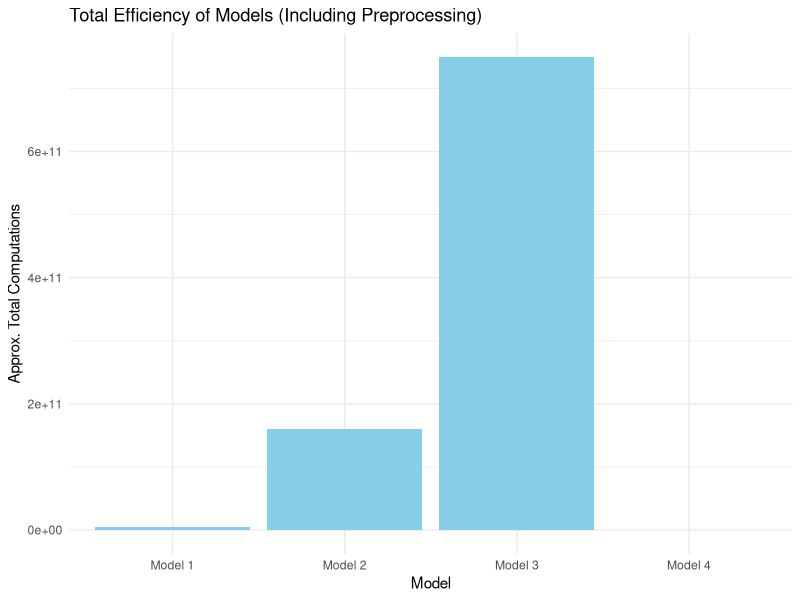
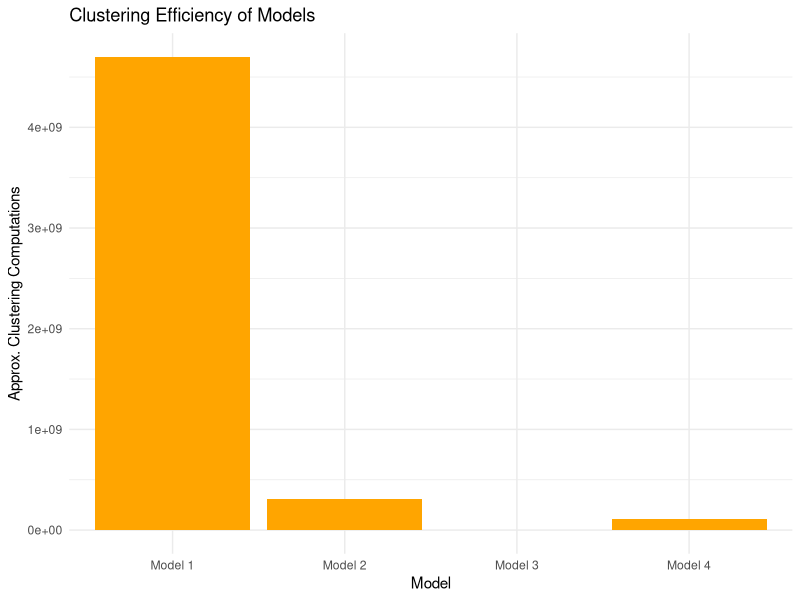
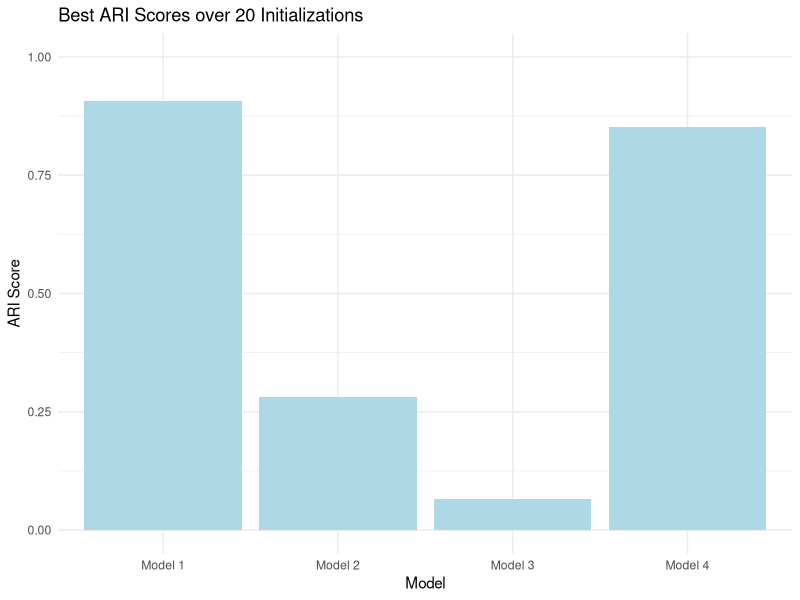

The R source for these figures, in order:
## ---- chunk 1
library(ggplot2)

# Data for the models
models <- c('Model 1', 'Model 2', 'Model 3', 'Model 4')
total_efficiency <- c(4.7e9, 1.6e11 + 3.1e8, 7.5e11 + 1.3e4*10, 1.5e8 + 1.1e8)
clustering_efficiency <- c(4.7e9, 3.1e8, 1.3e4*10, 1.1e8)

# Creating a data frame for total efficiency
df_total <- data.frame(Model = models, Efficiency = total_efficiency)

# Creating a data frame for clustering efficiency
df_clustering <- data.frame(Model = models, Efficiency = clustering_efficiency)

# Plotting total efficiency
ggplot(df_total, aes(x = Model, y = Efficiency)) +
  geom_bar(stat = "identity", fill = "skyblue") +
  #scale_y_log10() +
  labs(title = "Total Efficiency of Models (Including Preprocessing)", y = "Approx. Total Computations") +
  theme_minimal()
## ---- chunk 2
# Plotting clustering efficiency
ggplot(df_clustering, aes(x = Model, y = Efficiency)) +
  geom_bar(stat = "identity", fill = "orange") +
  #scale_y_log10() +
  labs(title = "Clustering Efficiency of Models", y = "Approx. Clustering Computations") +
  theme_minimal()
## ---- chunk 3
# Data for ARI scores
models <- c('Model 1', 'Model 2', 'Model 3', 'Model 4')
ari_scores <- c(0.9066, 0.2803, 0.0658, 0.8510)

# Creating a data frame for ARI scores
df_ari <- data.frame(Model = models, ARI_Score = ari_scores)

# Plotting ARI scores
ggplot(df_ari, aes(x = Model, y = ARI_Score)) +
  geom_bar(stat = "identity", fill = "lightblue") +
  ylim(0, 1) +
  labs(title = "Best ARI Scores over 20 Initializations", y = "ARI Score") +
  theme_minimal()
